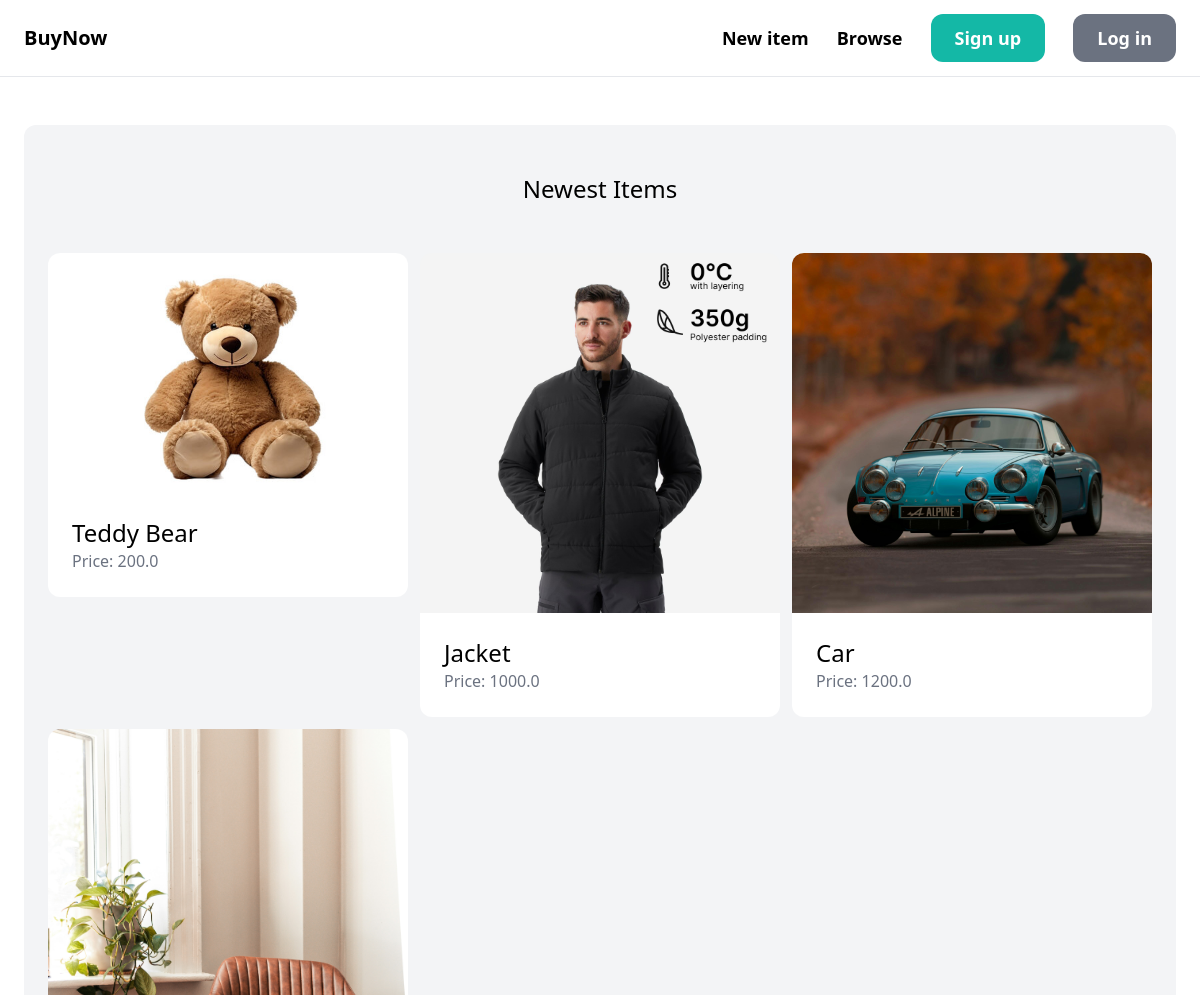
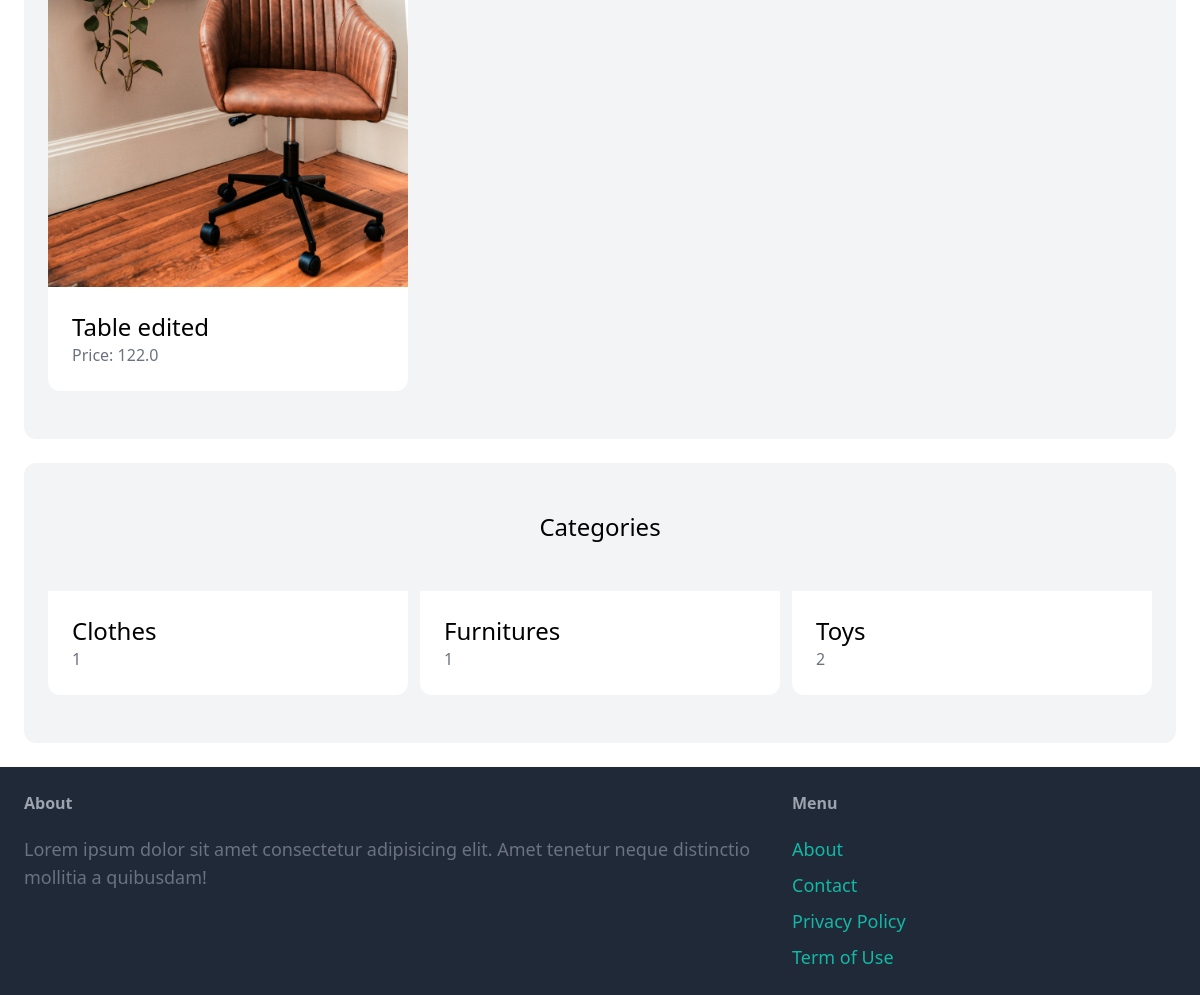
The page / on the database its author committed (2 pictures, top to bottom).
### item/models.py (models this page shows, shortened)
class Item(models.Model):
    category=models.ForeignKey(Category,related_name='items',on_delete=models.CASCADE)
    name=models.CharField(max_length=255)
    description=models.TextField(blank=True,null=True)
    price=models.FloatField()
    image=models.ImageField(upload_to='item_images',blank=True,null=True)
    is_sold=models.BooleanField(default=False)
    created_by=models.ForeignKey(User,related_name='items',on_delete=models. CASCADE)
    created_at=models.DateTimeField(auto_now_add=True)  #gets date on which its created automatically

class Category(models.Model):
    name=models.CharField(max_length=255)
    class Meta:
        ordering=('name',)  #to order by name
        verbose_name_plural='Categories'        #use to spell categorie correctly

### core/views.py (the view)
# urls.py: path('',views.index,name='index'),
def index(request):
    items=Item.objects.filter(is_sold=False)[0:6]       #get 6 items which are not sold
    categories=Category.objects.all()
    return render(request,'core/index.html',{
        'categories':categories,
        'items':items,
    })

### core/templates/core/index.html (shortened to what this page needs)
{% extends "core/base.html" %}
{% block content%}
    <div class="mt-6 px-6 py-12 bg-gray-100 rounded-xl">
        <h2 class='mb-12 text-2xl text-center'>Newest Items</h2>
        <div class='grid grid-cols-3 gap-3'>
            {% for item in items  %}
                <div>
                    <a href="{% url 'item:detail' item.id %}">
                        <div>
                            <img src="{{item.image.url}}" class="rounded-t-xl"  alt="">
                        </div>
                        <div class="p-6 bg-white rounded-b-xl">
                            <h2 class="text-2xl">{{item.name}}</h2>
                            <p class="text-gray-500">Price: {{item.price}}</p>
                        </div>
                    </a>
                </div>
            {% endfor %}
        </div>
    </div>
    <div class="mt-6 px-6 py-12 bg-gray-100 rounded-xl">
        <h2 class='mb-12 text-2xl text-center'>Categories</h2>
        <div class='grid grid-cols-3 gap-3'>
            {% for category in  categories %}
            <div>
                    <a href="">
                        <div class="p-6 bg-white rounded-b-xl">
                            <h2 class="text-2xl">{{category.name}}</h2>
                            <p class="text-gray-500">{{category.items.count}}</p>
                        </div>
                    </a>
                </div>
            {% endfor %}
        </div>
    </div>
{% endblock content%}

### core/templates/core/base.html (shortened to what this page needs)
<!DOCTYPE html>
<html lang="en">
<head>
    <script src="https://cdn.tailwindcss.com"></script>
</head>
<body>
    <nav class="px-6 py-6 flex justify-between items-center border-b border-gray-200">
        <a href="/" class="text-xl font-semibold" >BuyNow</a>
        <div class="space-x-6">
            <a href="{% url "item:new" %}" class="text-lg font-semibold hover:text-gray-500 ">New item</a>
            <a href="{% url "item:items" %}" class="text-lg font-semibold hover:text-gray-500 ">Browse</a>
            {% if request.user.is_authenticated %}
            <a href="{% url "conversation:inbox" %}" class="px-6 py-3 text-lg font-semibold bg-teal-500 text-white rounded-xl hover:bg-teal-700 ">Inbox</a>
            <a href="{% url "dashboard:index" %}" class="px-6 py-3 text-lg font-semibold bg-gray-500 text-white rounded-xl hover:bg-gray-700 ">Dashboard</a>
            <form method="post" action="{% url 'core:logout' %}" class="inline">
                {% csrf_token %}
                <button type="submit" class="px-6 py-3 text-lg font-semibold bg-red-500 text-white rounded-xl hover:bg-red-700 ">
                    Logout
                </button>
            </form>
            {% else %}
            <a href="{% url "core:signup" %}" class="px-6 py-3 text-lg font-semibold bg-teal-500 text-white rounded-xl hover:bg-teal-700 ">Sign up</a>
            <a href="{% url "core:login" %}" class="px-6 py-3 text-lg font-semibold bg-gray-500 text-white rounded-xl hover:bg-gray-700 ">Log in</a>
            {% endif %}
        </div>
    </nav>
    <div class="px-6 py-6">
        {% block content %}
        {% endblock content %}
    </div>
    <footer class="px-6 py-6 flex justify-between bg-gray-800">
        <div class="w-2/3 pr-10">
            <h3 class="mb-5 font-semibold text-gray-400">About</h3>
            <p class="text-lg text-gray-500" >Lorem ipsum dolor sit amet consectetur adipisicing elit. Amet tenetur neque distinctio mollitia a quibusdam!</p>
        </div>
        <div class="w-1/3">
            <h3 class="mb-5 font-semibold text-gray-400">Menu</h3>
            <ul class="space-y-2">
                <li><a href="" class="text-lg text-teal-500 hover:text-teal-700">About</a></li>
                <li><a href="{% url "core:contact" %}" class="text-lg text-teal-500 hover:text-teal-700">Contact</a></li>
                <li><a href="" class="text-lg text-teal-500 hover:text-teal-700">Privacy Policy</a></li>
                <li><a href="" class="text-lg text-teal-500 hover:text-teal-700">Term of Use</a></li>
            </ul>
        </div>
    </footer>
</body>
</html>

### rows shown on the page
Item: image (picture), name "Teddy Bear", price "200.0"
Item: image (picture), name "Jacket", price "1000.0"
Item: image (picture), name "Car", price "1200.0"
Item: image (picture), name "Table edited", price "122.0"
Category: name "Clothes", items.count "1"
Category: name "Furnitures", items.count "1"
Category: name "Toys", items.count "2"
